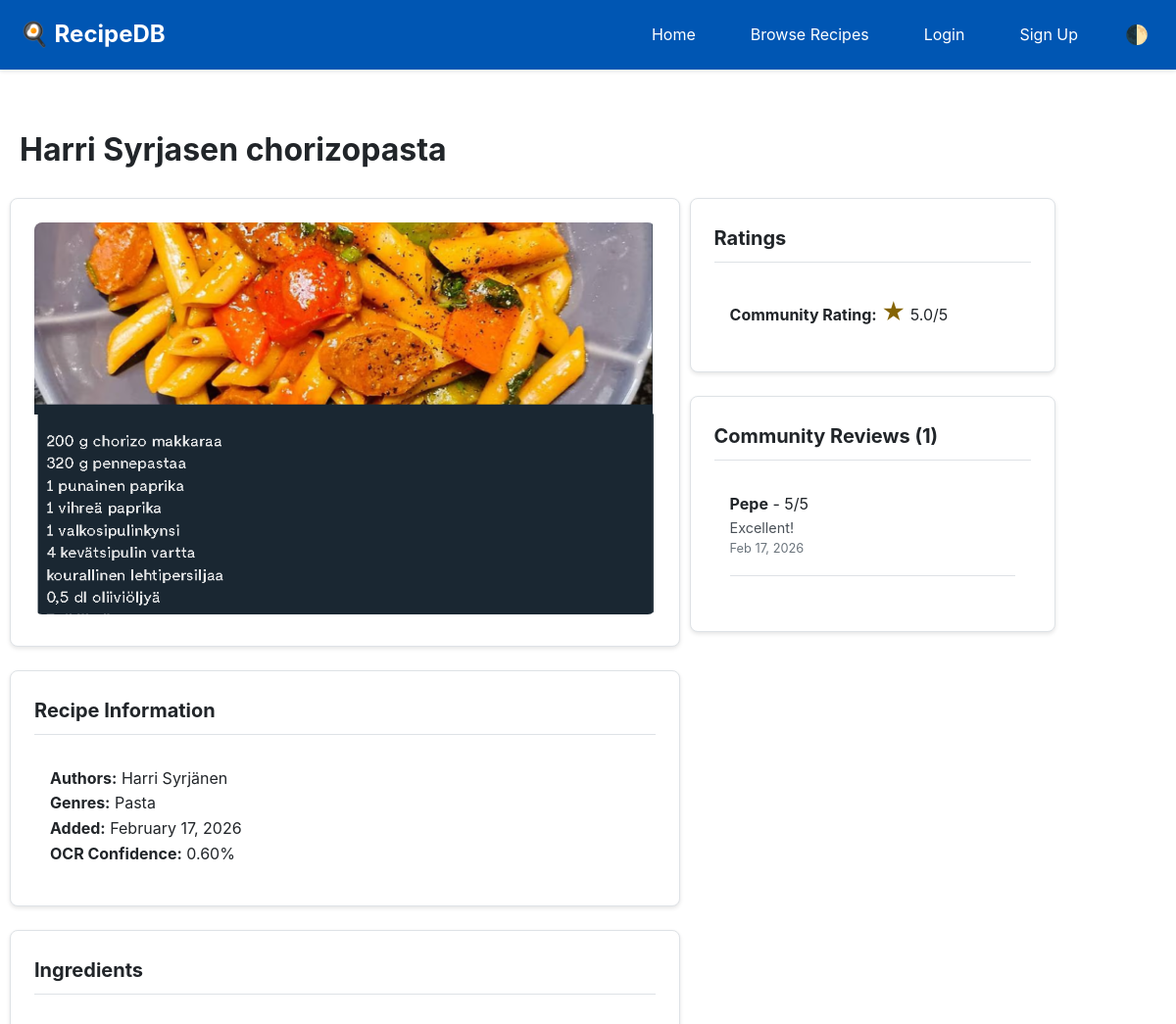
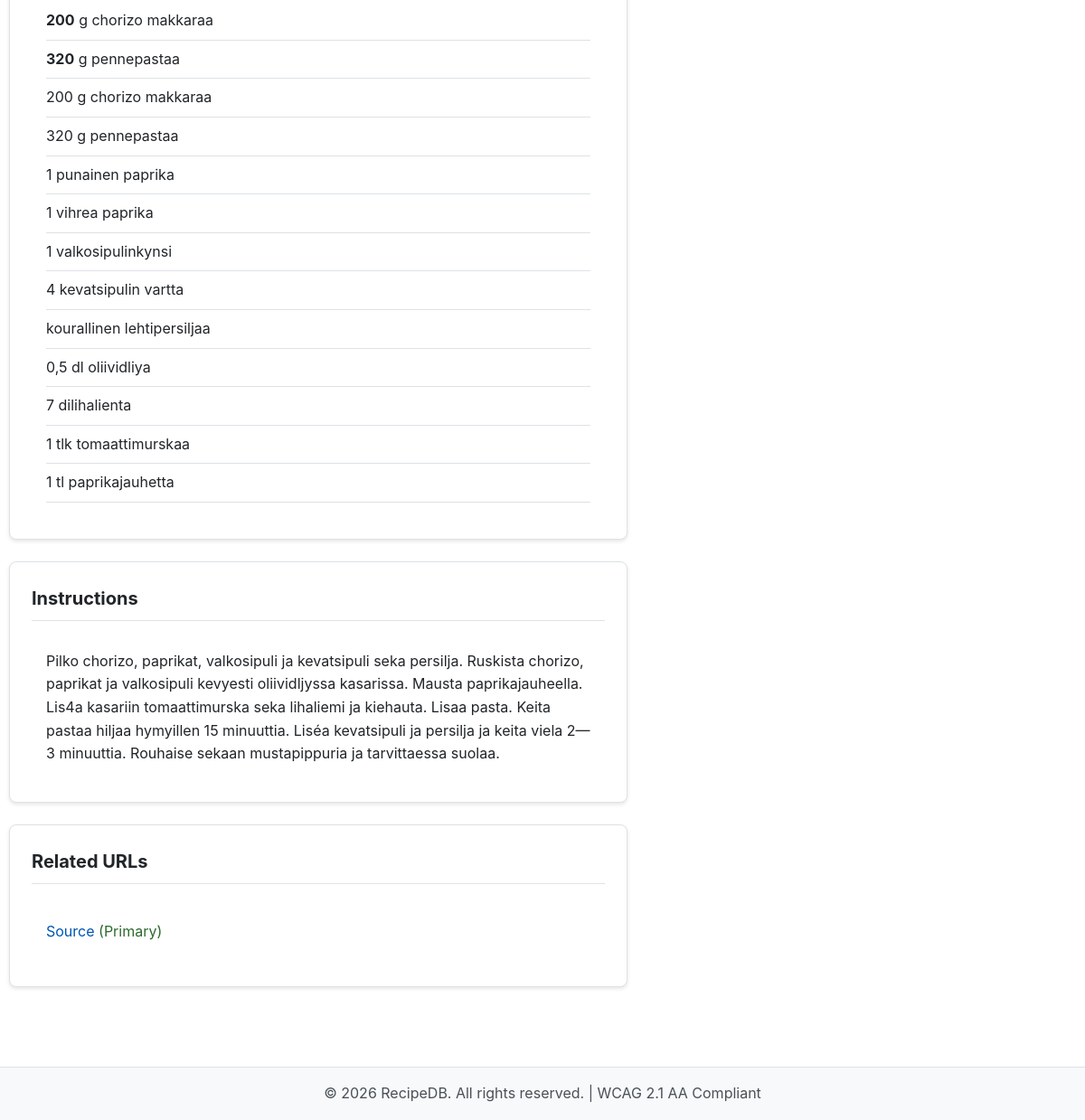
The app's page /recipes/3/ with its own data (2 pictures, top to bottom).
### RecipeDB/models.py (models this page shows, shortened)
class Recipe(models.Model):
    title = models.CharField(max_length=MAX_TITLE_LENGTH, db_index=True)
    instructions = models.TextField(help_text='Step-by-step cooking instructions')
    authors = models.ManyToManyField(Author, related_name='recipes', blank=True)
    genres = models.ManyToManyField(Genre, related_name='recipes', blank=True)
    ingredients = models.ManyToManyField(
        Ingredient,
        through='RecipeIngredient',
        related_name='recipes'
    )
    source_file = models.CharField(max_length=500, blank=True, help_text='Original file path for OCR')
    ocr_confidence = models.FloatField(
        null=True,
        blank=True,
        validators=[MinValueValidator(0.0), MaxValueValidator(1.0)],
        help_text='OCR confidence score (0-1)'
    )
    image = models.ImageField(upload_to='recipes/', blank=True, null=True)
    created_at = models.DateTimeField(auto_now_add=True, db_index=True)
    updated_at = models.DateTimeField(auto_now=True)
    created_by = models.ForeignKey(
        User,
        on_delete=models.SET_NULL,
        null=True,
        blank=True,
        related_name='created_recipes'
    )
    class Meta:
        ordering = ['-created_at', 'title']
        indexes = [
            models.Index(fields=['title']),
            models.Index(fields=['-created_at']),
            models.Index(fields=['ocr_confidence']),
        ]
        verbose_name = 'Recipe'
        verbose_name_plural = 'Recipes'
    def get_average_published_rating(self):
        published_ratings = self.published_ratings.all()
        if not published_ratings:
            return None
        total = sum(rating.score for rating in published_ratings)
        return round(total / len(published_ratings), 2)
    def get_average_personal_rating(self):
        personal_ratings = self.personal_ratings.all()
        if not personal_ratings:
            return None
        total = sum(rating.score for rating in personal_ratings)
        return round(total / len(personal_ratings), 2)

class Author(models.Model):
    first_name = models.CharField(max_length=MAX_NAME_LENGTH, blank=True, db_index=True)
    last_name = models.CharField(max_length=MAX_NAME_LENGTH, blank=True, db_index=True)
    publisher_name = models.CharField(max_length=MAX_NAME_LENGTH, blank=True, db_index=True)
    created_at = models.DateTimeField(auto_now_add=True)
    updated_at = models.DateTimeField(auto_now=True)
    class Meta:
        ordering = ['last_name', 'first_name', 'publisher_name']
        indexes = [
            models.Index(fields=['last_name', 'first_name']),
            models.Index(fields=['publisher_name']),
        ]
        verbose_name = 'Author'
        verbose_name_plural = 'Authors'
    def __str__(self):
        if self.publisher_name:
            return self.publisher_name
        if self.first_name and self.last_name:
            return f"{self.first_name} {self.last_name}"
        if self.first_name:
            return self.first_name
        if self.last_name:
            return self.last_name
        return f"Author {self.id}"
    def get_full_name(self):
        return str(self)

class Genre(models.Model):
    name = models.CharField(max_length=MAX_NAME_LENGTH, unique=True, db_index=True)
    description = models.TextField(blank=True)
    created_at = models.DateTimeField(auto_now_add=True)
    class Meta:
        ordering = ['name']
        verbose_name = 'Genre'
        verbose_name_plural = 'Genres'

class RecipeIngredient(models.Model):
    recipe = models.ForeignKey(Recipe, on_delete=models.CASCADE)
    ingredient = models.ForeignKey(Ingredient, on_delete=models.CASCADE)
    quantity = models.CharField(
        max_length=100,
        help_text='Amount and unit (e.g., "2 cups", "500g", "1 tablespoon")'
    )
    notes = models.CharField(max_length=200, blank=True, help_text='e.g., "chopped", "diced"')
    order = models.PositiveIntegerField(default=0, help_text='Display order in recipe')
    class Meta:
        ordering = ['order', 'ingredient__name']
        unique_together = ['recipe', 'ingredient']
        indexes = [
            models.Index(fields=['recipe', 'order']),
        ]
        verbose_name = 'Recipe Ingredient'
        verbose_name_plural = 'Recipe Ingredients'

class Ingredient(models.Model):
    name = models.CharField(max_length=MAX_NAME_LENGTH, unique=True, db_index=True)
    description = models.TextField(blank=True)
    created_at = models.DateTimeField(auto_now_add=True)
    class Meta:
        ordering = ['name']
        verbose_name = 'Ingredient'
        verbose_name_plural = 'Ingredients'

class RecipeURL(models.Model):
    recipe = models.ForeignKey(Recipe, on_delete=models.CASCADE, related_name='urls')
    url = models.URLField(max_length=MAX_URL_LENGTH, validators=[URLValidator()])
    description = models.CharField(max_length=MAX_NAME_LENGTH, blank=True, help_text='Description of the URL')
    is_primary = models.BooleanField(default=False, help_text='Primary/official source URL')
    created_at = models.DateTimeField(auto_now_add=True)
    verified = models.BooleanField(default=False, help_text='URL has been verified to work')
    class Meta:
        ordering = ['-is_primary', '-created_at']
        indexes = [
            models.Index(fields=['recipe', '-is_primary']),
        ]
        verbose_name = 'Recipe URL'
        verbose_name_plural = 'Recipe URLs'

class PersonalRating(models.Model):
    recipe = models.ForeignKey(Recipe, on_delete=models.CASCADE, related_name='personal_ratings')
    user = models.ForeignKey(User, on_delete=models.CASCADE, related_name='recipe_ratings')
    score = models.IntegerField(
        validators=[MinValueValidator(MIN_RATING), MaxValueValidator(MAX_RATING)],
        help_text=f'Your rating from {MIN_RATING} to {MAX_RATING}'
    )
    notes = models.TextField(blank=True, help_text='Your personal notes about this recipe')
    created_at = models.DateTimeField(auto_now_add=True)
    updated_at = models.DateTimeField(auto_now=True, db_index=True)
    class Meta:
        ordering = ['-updated_at']
        unique_together = ['recipe', 'user']
        indexes = [
            models.Index(fields=['recipe', 'user']),
            models.Index(fields=['user', '-updated_at']),
            models.Index(fields=['recipe', 'score']),
        ]
        verbose_name = 'Personal Rating'
        verbose_name_plural = 'Personal Ratings'

### RecipeDB/views.py (the view)
# urls.py: path('recipes/<int:pk>/', views.RecipeDetailView.as_view(), name='recipe_detail'),
class RecipeDetailView(DetailView):
    model = Recipe
    template_name = 'RecipeDB/recipe_detail.html'
    context_object_name = 'recipe'
    def get_context_data(self, **kwargs):
        context = super().get_context_data(**kwargs)
        recipe = self.object
        try:
            context['recipe_ingredients'] = RecipeIngredient.objects.filter(
                recipe=recipe
            ).select_related('ingredient').order_by('order')
            context['recipe_urls'] = RecipeURL.objects.filter(recipe=recipe)
            context['published_ratings'] = PublishedRating.objects.filter(recipe=recipe)
            context['personal_ratings'] = PersonalRating.objects.filter(recipe=recipe)
            if self.request.user.is_authenticated:
                context['user_rating'] = recipe.get_user_personal_rating(self.request.user)
                context['rating_form'] = PersonalRatingForm()
            context['avg_published_rating'] = recipe.get_average_published_rating()
            context['avg_personal_rating'] = recipe.get_average_personal_rating()
        except Exception as e:
            logger.error(f"Error loading recipe details: {e}")
            context['error'] = "Error loading recipe details"
        return context

### RecipeDB/templates/RecipeDB/recipe_detail.html (shortened to what this page needs)
{% extends 'RecipeDB/base.html' %}
{% block content %}
<div class="mt-3 mb-3">
    <div style="display: flex; justify-content: space-between; align-items: center;">
        <h1>{{ recipe.title }}</h1>
    </div>
</div>
<div class="row">
    <div class="col-md-8">
        {% if recipe.image %}
        <div class="card mb-3">
            <img src="{{ recipe.image.url }}" alt="{{ recipe.title }}" style="width: 100%; max-height: 400px; object-fit: cover; border-radius: 8px;">
        </div>
        {% endif %}
        <div class="card mb-3">
            <div class="card-header">Recipe Information</div>
            <div style="padding: 1rem;">
                <p><strong>Authors:</strong>
                    {% for author in recipe.authors.all %}
                        {{ author.get_full_name }}{% if not forloop.last %}, {% endif %}
                    {% empty %}
                        Unknown
                    {% endfor %}
                </p>
                {% if recipe.genres.all %}
                <p><strong>Genres:</strong>
                    {% for genre in recipe.genres.all %}
                        {{ genre.name }}{% if not forloop.last %}, {% endif %}
                    {% endfor %}
                </p>
                {% endif %}
                <p><strong>Added:</strong> {{ recipe.created_at|date:"F d, Y" }}</p>
                {% if recipe.ocr_confidence %}
                <p><strong>OCR Confidence:</strong> {{ recipe.ocr_confidence|floatformat:2 }}%</p>
                {% endif %}
            </div>
        </div>
        <div class="card mb-3">
            <div class="card-header">Ingredients</div>
            <div style="padding: 1rem;">
                {% if recipe_ingredients %}
                    <ul style="list-style: none; padding: 0;">
                        {% for ri in recipe_ingredients %}
                        <li style="padding: 0.5rem 0; border-bottom: 1px solid var(--border-color);">
                            <strong>{{ ri.quantity }}</strong> {{ ri.ingredient.name }}
                        </li>
                        {% endfor %}
                    </ul>
                {% else %}
                    <p>No ingredients listed.</p>
                {% endif %}
            </div>
        </div>
        <div class="card mb-3">
            <div class="card-header">Instructions</div>
            <div style="padding: 1rem; white-space: pre-wrap;">{{ recipe.instructions }}</div>
        </div>
        {% if recipe_urls %}
        <div class="card mb-3">
            <div class="card-header">Related URLs</div>
            <div style="padding: 1rem;">
                <ul style="list-style: none; padding: 0;">
                    {% for url in recipe_urls %}
                    <li style="padding: 0.5rem 0;">
                        <a href="{{ url.url }}" target="_blank" rel="noopener">
                            {% if url.description %}{{ url.description }}{% else %}{{ url.url }}{% endif %}
                        </a>
                        {% if url.is_primary %}<span style="color: var(--success);">(Primary)</span>{% endif %}
                    </li>
                    {% endfor %}
                </ul>
            </div>
        </div>
        {% endif %}
    </div>
    <div class="col-md-4">
        <div class="card mb-3">
            <div class="card-header">Ratings</div>
            <div style="padding: 1rem;">
                {% if avg_personal_rating %}
                    <p><strong>Community Rating:</strong>
                        <span style="font-size: 1.5rem; color: var(--warning);">★</span>
                        {{ avg_personal_rating }}/5
                    </p>
                {% endif %}
            </div>
        </div>
        {% if personal_ratings %}
        <div class="card">
            <div class="card-header">Community Reviews ({{ personal_ratings.count }})</div>
            <div style="padding: 1rem; max-height: 300px; overflow-y: auto;">
                {% for rating in personal_ratings %}
                <div style="margin-bottom: 1rem; padding-bottom: 1rem; border-bottom: 1px solid var(--border-color);">
                    <p><strong>{{ rating.user.username }}</strong> - {{ rating.score }}/5</p>
                    {% if rating.notes %}
                        <p style="font-size: 0.9rem; color: var(--text-secondary); white-space: pre-wrap;">{{ rating.notes }}</p>
                    {% endif %}
                    <p style="font-size: 0.8rem; color: var(--text-muted);">{{ rating.updated_at|date:"M d, Y" }}</p>
                </div>
                {% endfor %}
            </div>
        </div>
        {% endif %}
    </div>
</div>
{% endblock %}

### RecipeDB/templates/RecipeDB/base.html (style rules this page uses)
:root { --bg-primary: #ffffff; --bg-secondary: #f8f9fa; --bg-tertiary: #e9ecef; --text-primary: #212529; --text-secondary: #495057; --text-muted: #6c757d; --border-color: #dee2e6; --link-color: #0056b3; --link-hover: #003d82; --button-primary: #0056b3; --button-primary-hover: #003d82; --button-secondary: #6c757d; --button-secondary-hover: #545b62; --success: #2d6a2d; --warning: #856404; --danger: #a02622; --info: #004085; --form-bg: #ffffff; --form-border: #ced4da; --navbar-bg: #0056b3; --navbar-text: #ffffff; --card-bg: #ffffff; --card-border: #dee2e6; }
* { margin: 0; padding: 0; box-sizing: border-box; }
body { font-family: -apple-system, BlinkMacSystemFont, "Segoe UI", Roboto, "Helvetica Neue", Arial, sans-serif; line-height: 1.6; color: var(--text-primary); background-color: var(--bg-primary); transition: background-color 0.3s ease, color 0.3s ease; }
.card { background-color: var(--card-bg); border: 1px solid var(--card-border); border-radius: 8px; padding: 1.5rem; margin-bottom: 1rem; box-shadow: 0 2px 4px rgba(0,0,0,0.1); }
.card-header { font-size: 1.25rem; font-weight: bold; margin-bottom: 1rem; padding-bottom: 0.5rem; border-bottom: 1px solid var(--border-color); }
.row { display: flex; flex-wrap: wrap; margin: 0 -10px; }
.col-md-4 { flex: 0 0 33.333%; padding: 0 10px; }
a { color: var(--link-color); text-decoration: none; }
.mt-3 { margin-top: 1.5rem; }
.mb-3 { margin-bottom: 1.5rem; }

### records on screen
Recipe: title "Harri Syrjasen chorizopasta", image (picture), created_at "February 17, 2026", ocr_confidence "0.60", instructions "Pilko chorizo, paprikat, valkosipuli ja kevatsipuli seka persilja. Ruskista chorizo, paprikat ja valkosipuli kevyesti oliividljyssa kasarissa. Mausta paprikajauheella. Lis4a kasariin tomaattimurska seka lihaliemi ja kiehauta. Lisaa pasta. Keita pastaa hiljaa hymyillen 15 minuuttia. Liséa kevatsipuli ja persilja ja keita viela 2— 3 minuuttia. Rouhaise sekaan mustapippuria ja tarvittaessa suolaa."
Author: get_full_name "Harri Syrjänen"
Genre: name "Pasta"
RecipeIngredient: quantity "200", ingredient.name "g chorizo makkaraa"
RecipeIngredient: quantity "320", ingredient.name "g pennepastaa"
RecipeIngredient: ingredient.name "200 g chorizo makkaraa"
RecipeIngredient: ingredient.name "320 g pennepastaa"
RecipeIngredient: ingredient.name "1 punainen paprika"
RecipeIngredient: ingredient.name "1 vihrea paprika"
RecipeIngredient: ingredient.name "1 valkosipulinkynsi"
RecipeIngredient: ingredient.name "4 kevatsipulin vartta"
RecipeIngredient: ingredient.name "kourallinen lehtipersiljaa"
RecipeIngredient: ingredient.name "0,5 dl oliividliya"
RecipeIngredient: ingredient.name "7 dilihalienta"
RecipeIngredient: ingredient.name "1 tlk tomaattimurskaa"
RecipeIngredient: ingredient.name "1 tl paprikajauhetta"
RecipeURL: description "Source", is_primary "(Primary)"
PersonalRating: user.username "Pepe", score "5", notes "Excellent!", updated_at "Feb 17, 2026"

### other values on screen
{{ avg_personal_rating }} "5.0"
{{ personal_ratings.count }} "1"
